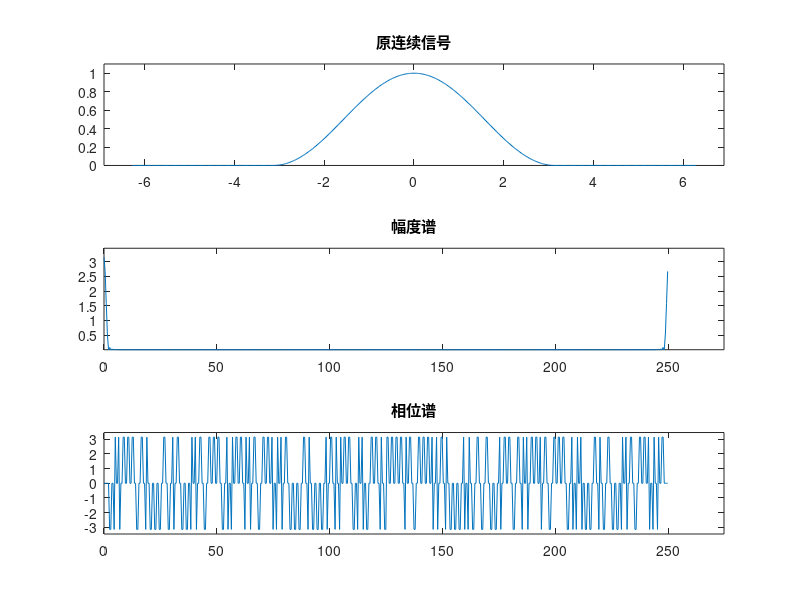

Here is the MATLAB script that generated this plot:
clear;

% 连续信号
% 时间间隔
Ts = 4*pi/500;
% 时间序列
t = -2*pi:Ts:2*pi;
% 采样点个数
N = length(t);
% 1 x N
f = ((1 + cos(t)) / 2) .* (abs(t) <= pi);
% 频率采样序列
k = 0:N-1;
w = (2*pi*k)/(N*Ts);
% w = linspace(-2*pi,2*pi,500) ;
%  N x N
e = exp(-j*t'*w);
% 1 x N
F1 = f*e*Ts;
subplot(311),plot(t,f);
axis([min(t)*1.1 max(t)*1.1 min(f)*1.1 max(f)*1.1]);
title('原连续信号');
subplot(312),plot(w,abs(F1));
axis([min(w)*1.1 max(w)*1.1 min(abs(F1))*1.1 max(abs(F1))*1.1]);
title('幅度谱');
subplot(313),plot(w,angle(F1));
axis([min(w)*1.1 max(w)*1.1 1.1*min(angle(F1)) 1.1*max(angle(F1))]);
title('相位谱');
